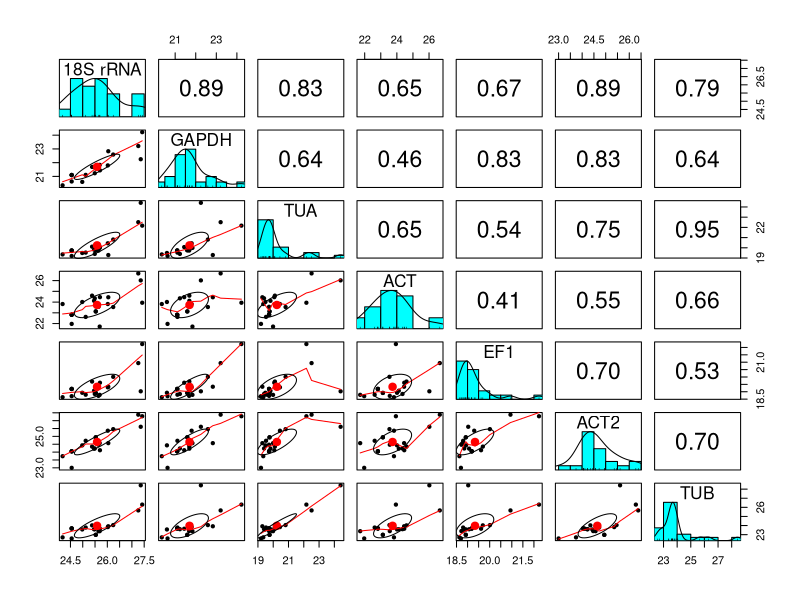
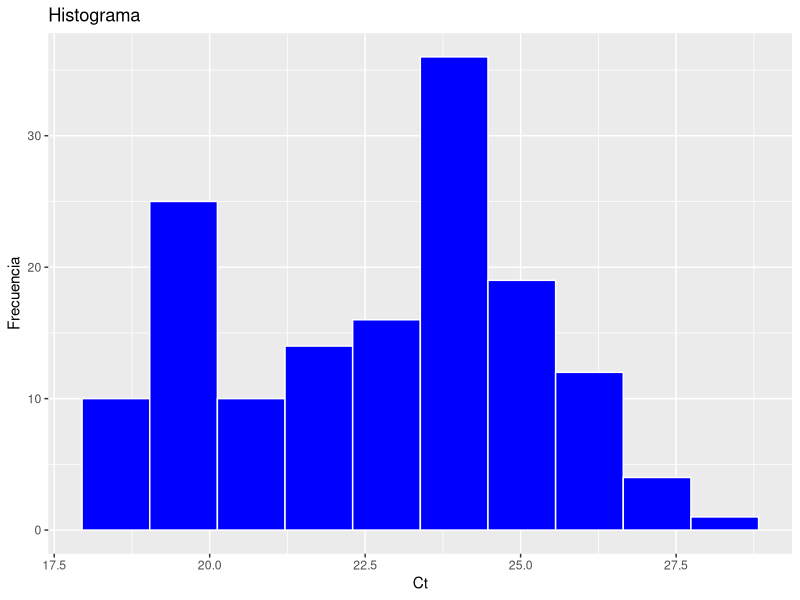
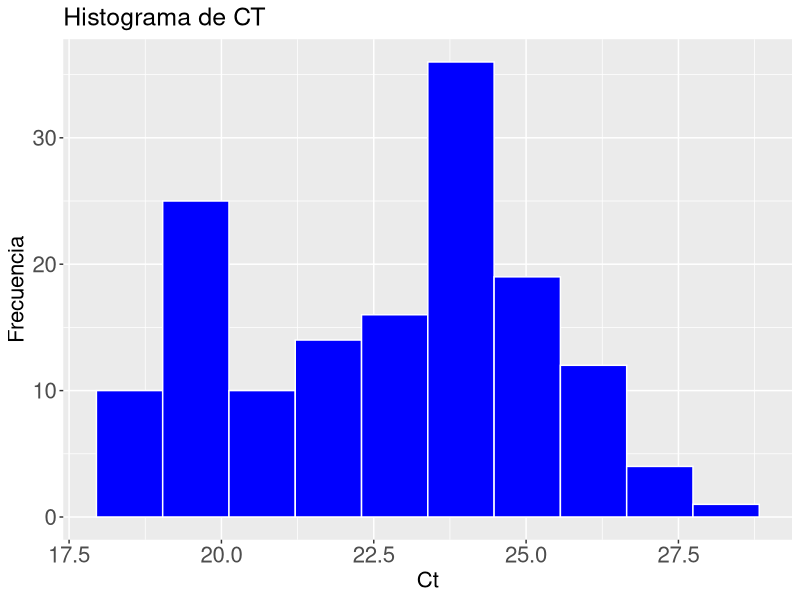
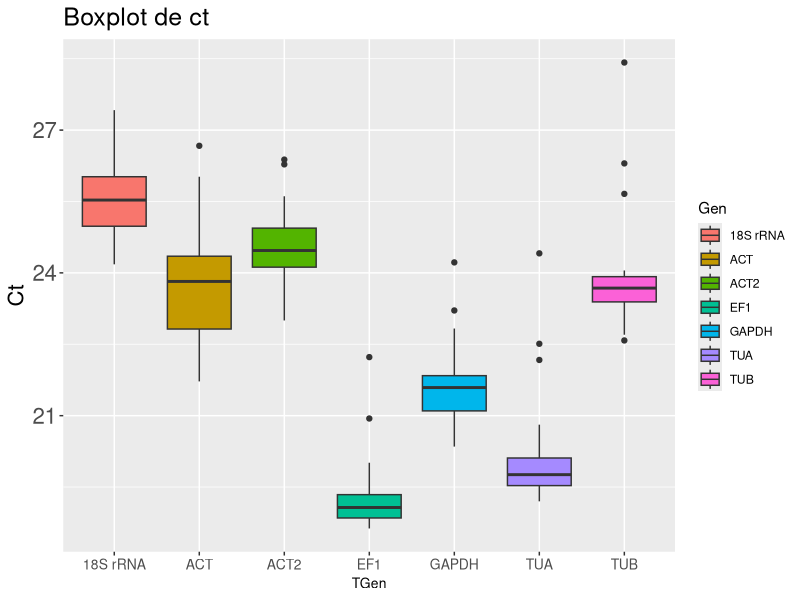
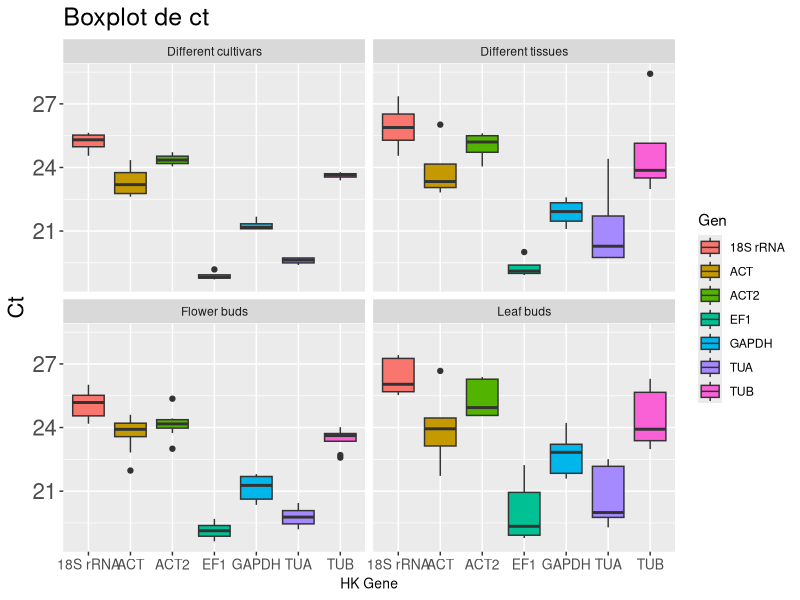
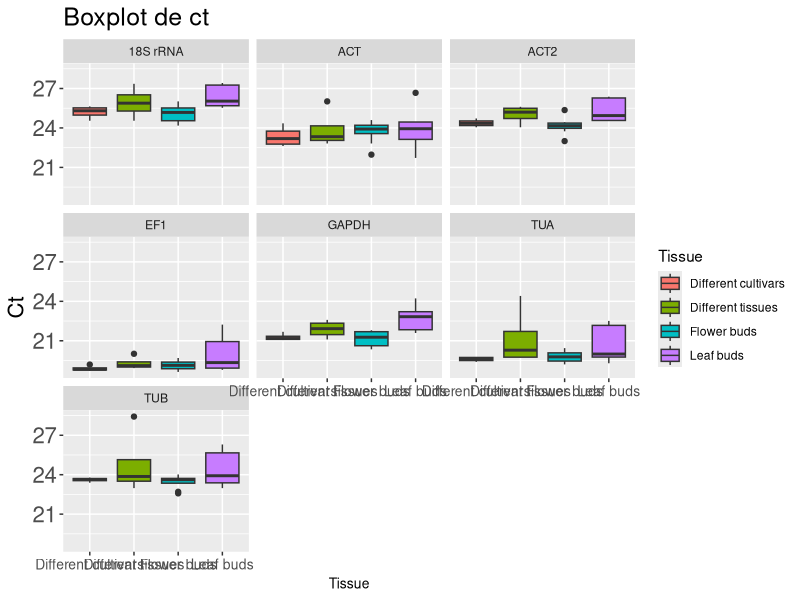
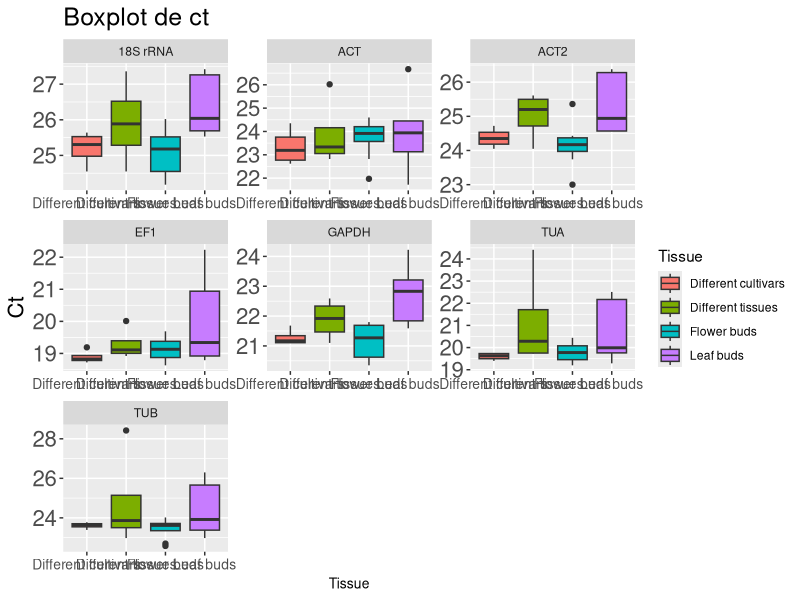
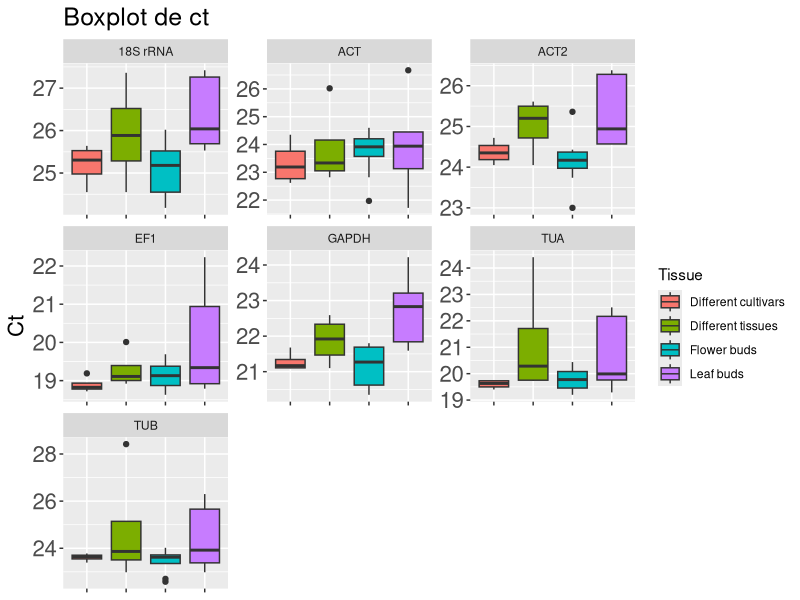

Reproduce these figures in R, in order.
# ----------------------------------------------------------
# Clase 09 - Script Análisis exploratorio hkg
# Dr. José Gallardo Matus
# 29 octubre 2022
# Curso Análisis de expresión diferencial de genes con R
# ----------------------------------------------------------

# Remover objetos de la sesi?n de trabajo
rm(list = ls())

# habilitar paquetes ggplot2
library(readxl) # Paquete para importar datos desde excel
library(tidyr) # Paquete para manipular datos
library(dplyr) # Paquete para manipular datos
library(ggplot2) # Paquete para hacer lindos gráficos en R
library(psych) # Graficas de correlación

# Importa base de datos de CT de HK gene de Nogal en formato MESSY
messy <- hkg_nogal <- read_excel("hkg_nogal.xlsx", 
                                 col_types = c("text", "text", "numeric", 
                                 "numeric", "numeric", "numeric", 
                                  "numeric", "numeric", "numeric"))

head(messy)  # Muestra los primeros datos del data set
summary(messy)

# Correlación entre muestras
cor(messy[3:9], method = "pearson")
pairs.panels(messy[3:9])

# Colapsar columnas con Ct
messy %>% gather("Gen","Ct",3:9)

tidy <- messy %>% gather("Gen","Ct",3:9)

# Las variables de clasificación se deben transformar a factores.
tidy$Sample <- as.factor(tidy$Sample)
tidy$Tissue <- as.factor(tidy$Tissue)
tidy$Gen <- as.factor(tidy$Gen)
summary(tidy)

# Crear histograma con ggplot2
ggplot(tidy, aes(Ct))+
  geom_histogram(color="white", fill="blue", bins = 10)+
  labs(title="Histograma", x="Ct", 
       y="Frecuencia")

# Modificamos tamaño de etiquetas
My_Theme = theme(
  plot.title = element_text(size = 18),
  axis.title.x = element_text(size = 16),
  axis.text.x = element_text(size = 16),
  axis.title.y = element_text(size = 16),
  axis.text.y = element_text(size = 16))

ggplot(tidy, aes(Ct))+
  geom_histogram(color="white", fill="blue", bins = 10)+
  labs(title="Histograma de CT", x="Ct", 
       y="Frecuencia") +
  My_Theme

# Crear boxplot
My_Theme = theme(
  plot.title = element_text(size = 18),
  axis.title.x = element_text(size = 10),
  axis.text.x = element_text(size = 10),
  axis.title.y = element_text(size = 16),
  axis.text.y = element_text(size = 16))

ggplot(tidy, aes(x=Gen, y= Ct, fill=Gen))+
  geom_boxplot()+
  labs(title="Boxplot de ct", x="TGen", y="Ct") +
  My_Theme

# Crear boxplot por tejido
ggplot(tidy, aes(x=Gen, y= Ct, fill=Gen))+
  geom_boxplot()+
  labs(title="Boxplot de ct", x="HK Gene", y="Ct") +
  facet_wrap(~ Tissue)+
  My_Theme

# Crear boxplot por gen
ggplot(tidy, aes(x=Tissue, y= Ct, fill=Tissue))+
  geom_boxplot()+
  labs(title="Boxplot de ct", x="Tissue", y="Ct") +
  facet_wrap(~ Gen)+
  My_Theme

# Crear boxplot por gen con escala independiente
ggplot(tidy, aes(x=Tissue, y= Ct, fill=Tissue))+
  geom_boxplot()+
  labs(title="Boxplot de ct", x="Tissue", y="Ct") +
  facet_wrap(~ Gen, scales="free")+
  My_Theme

# Crear boxplot por gen con escala independiente y borrando etiquetas del eje x para que no solapen
My_Theme = theme(
  plot.title = element_text(size = 18),
  axis.title.x = element_blank(),
  axis.text.x = element_blank(),
  axis.title.y = element_text(size = 16),
  axis.text.y = element_text(size = 16))

ggplot(tidy, aes(x=Tissue, y= Ct, fill=Tissue))+
  geom_boxplot()+
  labs(title="Boxplot de ct", x="Tissue", y="Ct") +
  facet_wrap(~ Gen, scales="free")+
  My_Theme
